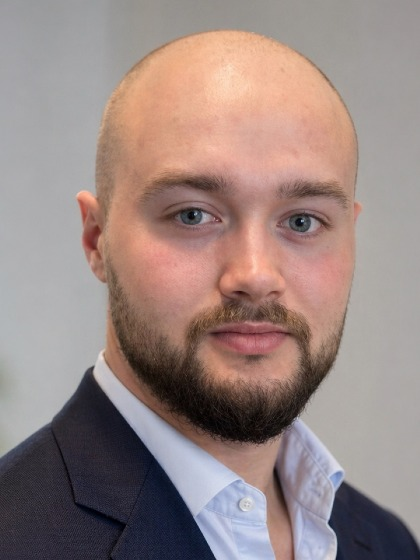
#> input picture pitch_assets/portrait_src.jpeg, 420 x 560 px
$ python make_portrait.py
#> lines starting #> are read from the running program, lines starting #| are printed output that depends on the picture
#!/usr/bin/env python
"""Crop the speaker photo to an antialiased circle with a mint ring.

Reads pitch_assets/portrait_src.jpeg, writes pitch_assets/maps/portrait_circle.png
(RGBA, transparent outside the circle) for the FOSS4G title slide.
"""

import os
from PIL import Image, ImageDraw

ASSETS = os.path.dirname(os.path.abspath(__file__))
SRC = os.path.join(ASSETS, "portrait_src.jpeg")
OUT = os.path.join(ASSETS, "maps", "portrait_circle.png")

MINT = "#2DE5A0"
SIZE = 840          # output px
SS = 4              # supersample factor for smooth edges
RING = 10           # ring width at output size

im = Image.open(SRC).convert("RGB")
#> im is the input picture: PIL image 420x560 RGB; mean R, G, B 152.7, 134.3, 130.6
w, h = im.size
#> w = 420; h = 560
# Square crop centred on the face (full width, head roughly centred).
side = w
#> side = 420
top = max(0, min(h - side, (h - side) // 2 - 30))
#> top = 40
im = im.crop((0, top, side, top + side))
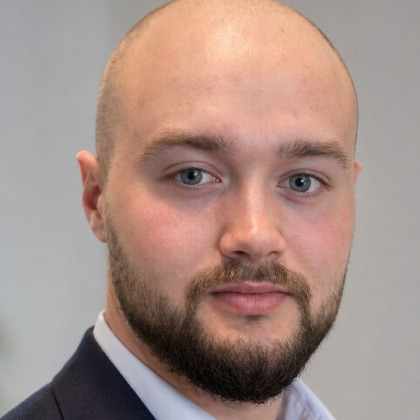
#> im: PIL image 420x420 RGB; mean R, G, B 165.8, 142, 134.1
big = SIZE * SS
im = im.resize((big, big), Image.LANCZOS)
#> im: PIL image 3360x3360 RGB

mask = Image.new("L", (big, big), 0)
#> mask: PIL image 3360x3360 L; every value is 0
d = ImageDraw.Draw(mask)
d.ellipse([0, 0, big - 1, big - 1], fill=255)

out = Image.new("RGBA", (big, big), (0, 0, 0, 0))
#> out: PIL image 3360x3360 RGBA; every value is 0
out.paste(im, (0, 0), mask)
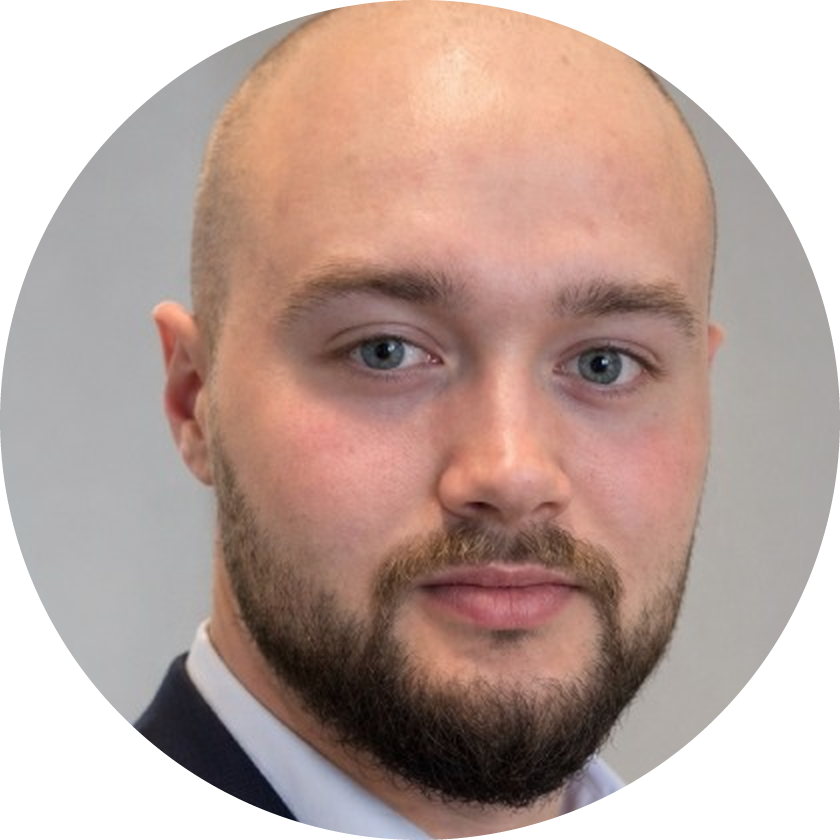
#> out: PIL image 3360x3360 RGBA (shown at 1/4 size); mean R, G, B, A 132.5, 109.3, 101.3, 200.3; transparent parts drawn white

ring = ImageDraw.Draw(out)
rw = RING * SS
ring.ellipse([rw // 2, rw // 2, big - 1 - rw // 2, big - 1 - rw // 2],
             outline=MINT, width=rw)

out = out.resize((SIZE, SIZE), Image.LANCZOS)
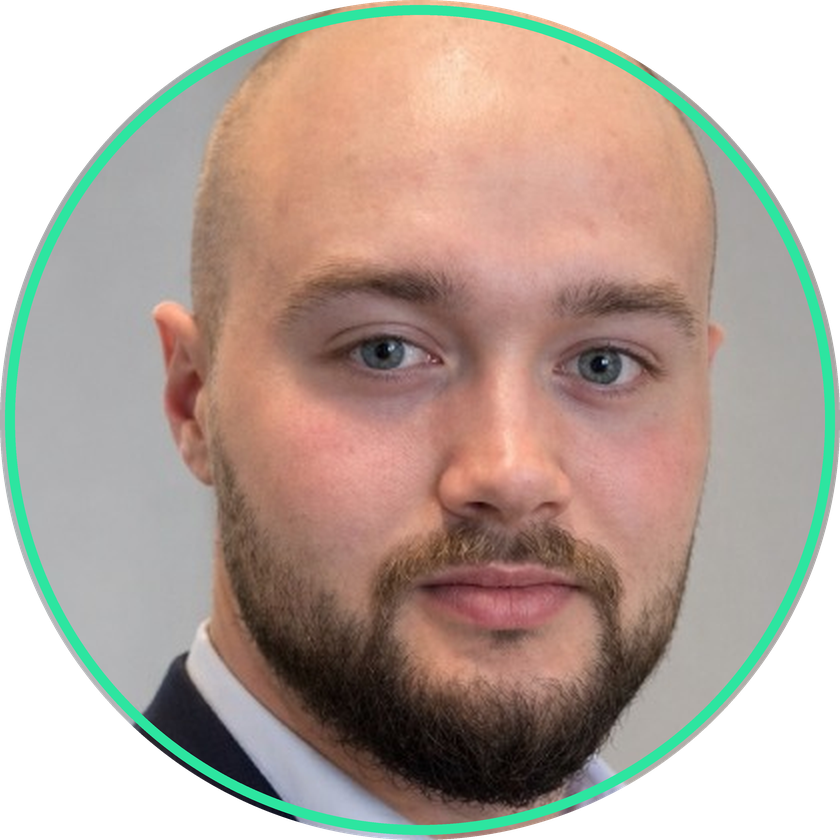
#> out: PIL image 840x840 RGBA; mean R, G, B, A 129, 112.8, 102.4, 200.3; transparent parts drawn white
out.save(OUT)
print(f"wrote {OUT} ({SIZE}x{SIZE})")
